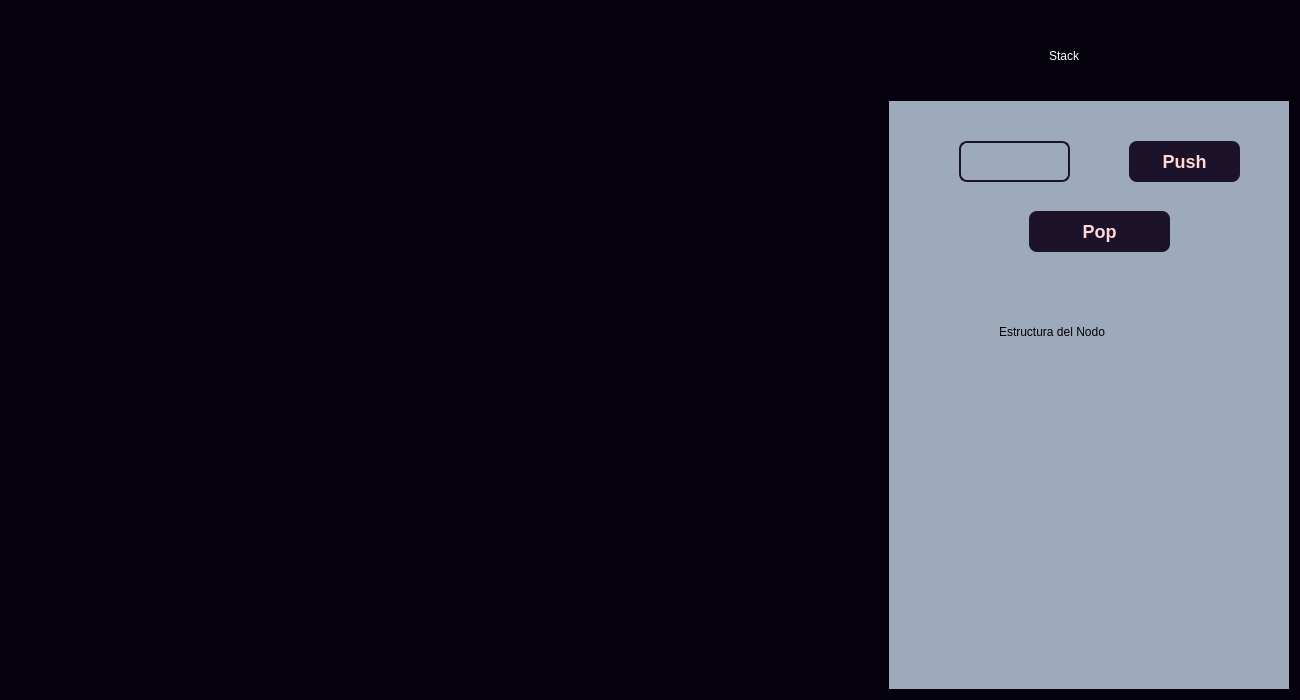
<?xml version="1.0" encoding="UTF-8"?>
<ui version="4.0">
 <class>StackForm</class>
 <widget class="QDialog" name="StackForm">
  <property name="geometry">
   <rect>
    <x>0</x>
    <y>0</y>
    <width>1300</width>
    <height>700</height>
   </rect>
  </property>
  <property name="windowTitle">
   <string>Dialog</string>
  </property>
  <property name="styleSheet">
   <string notr="true">background: rgb(5,2,13);</string>
  </property>
  <layout class="QHBoxLayout" name="horizontalLayout" stretch="3,0">
   <item>
    <widget class="QScrollArea" name="scrollArea">
     <property name="widgetResizable">
      <bool>true</bool>
     </property>
     <widget class="QWidget" name="scrollAreaWidgetContents">
      <property name="geometry">
       <rect>
        <x>0</x>
        <y>0</y>
        <width>874</width>
        <height>680</height>
       </rect>
      </property>
      <layout class="QGridLayout" name="gridLayout">
       <item row="0" column="0">
        <widget class="QLabel" name="labelGrafico">
         <property name="text">
          <string/>
         </property>
        </widget>
       </item>
      </layout>
     </widget>
    </widget>
   </item>
   <item>
    <widget class="QWidget" name="widget" native="true">
     <property name="minimumSize">
      <size>
       <width>400</width>
       <height>0</height>
      </size>
     </property>
     <property name="styleSheet">
      <string notr="true">/*background: rgb(250,250,250);*/
background: #9DAABC;</string>
     </property>
     <widget class="QPushButton" name="btnPush">
      <property name="geometry">
       <rect>
        <x>240</x>
        <y>130</y>
        <width>111</width>
        <height>41</height>
       </rect>
      </property>
      <property name="styleSheet">
       <string notr="true">QPushButton {
	background-color: rgb(28,19,42);
    border-style: outset;
    border-width: 0px;
    border-radius: 8px;
    border-color: beige;
    font: bold 18px;
	color: rgb(254,215,215);
    padding: 6px;
}</string>
      </property>
      <property name="text">
       <string>Push</string>
      </property>
     </widget>
     <widget class="QTextEdit" name="txtInputDato">
      <property name="geometry">
       <rect>
        <x>70</x>
        <y>130</y>
        <width>111</width>
        <height>41</height>
       </rect>
      </property>
      <property name="styleSheet">
       <string notr="true">QTextEdit{
border:2px;
border-style:solid;
border-color:rgb(28,19,42);
border-radius: 8px;
}

QTextEdit:focus {
    background-color: #DDD;
}</string>
      </property>
     </widget>
     <widget class="QPushButton" name="btnPop">
      <property name="geometry">
       <rect>
        <x>140</x>
        <y>200</y>
        <width>141</width>
        <height>41</height>
       </rect>
      </property>
      <property name="styleSheet">
       <string notr="true">QPushButton {
	background-color: rgb(28,19,42);
    border-style: outset;
    border-width: 0px;
    border-radius: 8px;
    border-color: beige;
    font: bold 18px;
	color: rgb(254,215,215);
    padding: 6px;
}</string>
      </property>
      <property name="text">
       <string>Pop</string>
      </property>
     </widget>
     <widget class="QWidget" name="widget_2" native="true">
      <property name="geometry">
       <rect>
        <x>0</x>
        <y>-1</y>
        <width>401</width>
        <height>91</height>
       </rect>
      </property>
      <property name="styleSheet">
       <string notr="true">background: rgb(5,2,13);</string>
      </property>
      <widget class="QLabel" name="label">
       <property name="geometry">
        <rect>
         <x>160</x>
         <y>20</y>
         <width>101</width>
         <height>51</height>
        </rect>
       </property>
       <property name="styleSheet">
        <string notr="true">background: transparent;
font: 25pt &quot;Cooper Black&quot;;
color: white;</string>
       </property>
       <property name="text">
        <string>Stack</string>
       </property>
       <property name="textFormat">
        <enum>Qt::AutoText</enum>
       </property>
      </widget>
     </widget>
     <widget class="QLabel" name="labelCodeImg">
      <property name="geometry">
       <rect>
        <x>60</x>
        <y>350</y>
        <width>311</width>
        <height>311</height>
       </rect>
      </property>
      <property name="text">
       <string/>
      </property>
     </widget>
     <widget class="QLabel" name="label_2">
      <property name="geometry">
       <rect>
        <x>110</x>
        <y>300</y>
        <width>201</width>
        <height>41</height>
       </rect>
      </property>
      <property name="styleSheet">
       <string notr="true">background: transparent;
font: 14pt &quot;Cooper Black&quot;;
color: black;</string>
      </property>
      <property name="text">
       <string>Estructura del Nodo</string>
      </property>
      <property name="textFormat">
       <enum>Qt::AutoText</enum>
      </property>
     </widget>
    </widget>
   </item>
  </layout>
 </widget>
 <resources/>
 <connections/>
</ui>
